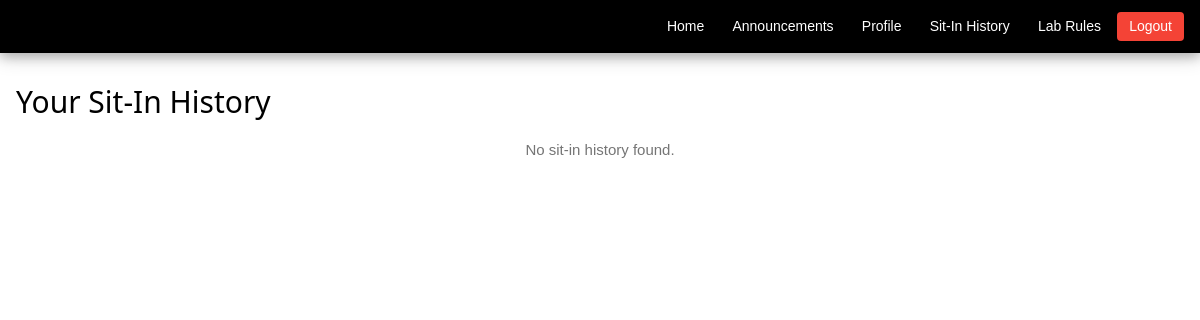
Page /student_sit_in_history (signed in) on the earlier database version.
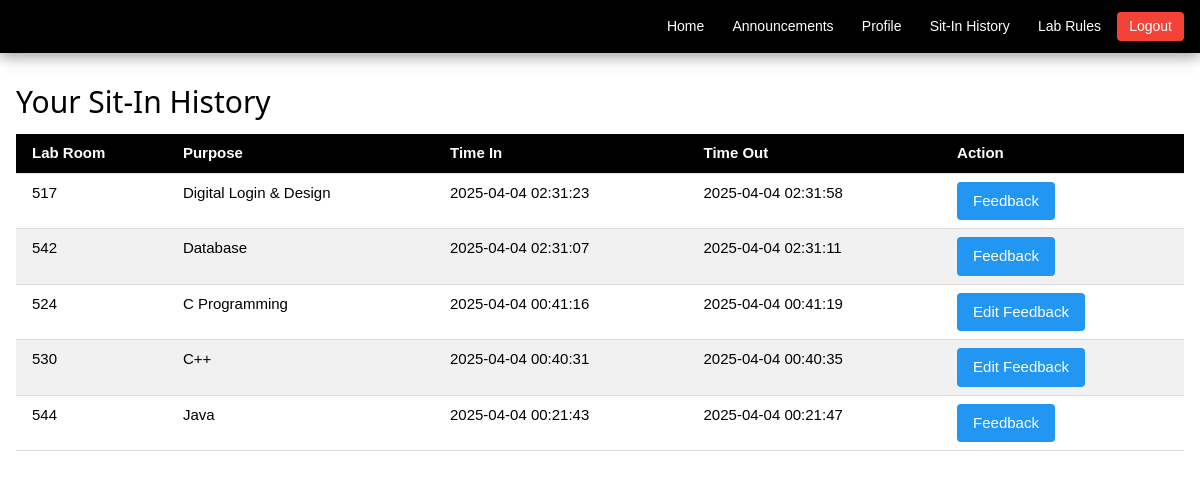
Same page on the later database version.
### tables this page shows
CREATE TABLE sit_in_records(
id integer primary key autoincrement,
student_idno integer,
lab_room text,
purpose text,
sit_in_time timestamp default current_timestamp, time_out timestamp, feedback TEXT,
foreign key (student_idno) references registration(idno));

### main.py (the view)
@app.route('/student_sit_in_history')
def student_sit_in_history():
    if 'username' not in session:
        flash("You must log in to view your sit-in history.", "error")
        return redirect(url_for('login'))
    student_idno = session.get('IDNO')
    conn = get_db()
    cursor = conn.cursor()
    cursor.execute("""
        SELECT sit_in_records.*, registration.Firstname, registration.Midname, registration.Lastname
        FROM sit_in_records
        JOIN registration ON sit_in_records.student_idno = registration.IDNO
        WHERE sit_in_records.student_idno = ?
        ORDER BY sit_in_records.sit_in_time DESC
    """, (student_idno,))
    sit_in_records = cursor.fetchall()
    close_db(conn)
    return render_template('student_sit_in_history.html', sit_in_records=sit_in_records)

### main.py (called while the page is built)
def get_db():
    conn = sqlite3.connect(DATABASE)
    conn.row_factory = sqlite3.Row
    return conn

@app.after_request
def after_request(response):
    response.headers['Cache-Control'] = 'no-cache, no-store, must-revalidate'
    return response

### templates/student_sit_in_history.html (shortened to what this page needs)
{% extends 'base.html' %}
{% block content %}
<div class="w3-bar w3-black w3-card-4" style="padding: 4px 0;">
    <div class="w3-bar-item w3-right" style="padding: 8px 16px;">
        <a href="/" class="w3-button w3-black w3-round" style="padding: 4px 12px; font-size: 14px;">Home</a>
        <a href="/announcements" class="w3-button w3-black w3-round" style="padding: 4px 12px; font-size: 14px;">Announcements</a>
        <a href="/edit_profile" class="w3-button w3-black w3-round" style="padding: 4px 12px; font-size: 14px;">Profile</a>
        <a href="/student_sit_in_history" class="w3-button w3-black w3-round" style="padding: 4px 12px; font-size: 14px;">Sit-In History</a>
        <a href="/lab_rules" class="w3-button w3-black w3-round" style="padding: 4px 12px; font-size: 14px;">Lab Rules</a>
        <a href="/logout" class="w3-button w3-red w3-round" style="padding: 4px 12px; font-size: 14px;">Logout</a>
    </div>
</div>
<div class="w3-container w3-margin-top">
    <h2>Your Sit-In History</h2>
    {% if sit_in_records %}
    <table class="w3-table w3-bordered w3-striped">
        <thead>
            <tr class="w3-black">
                <th>Lab Room</th>
                <th>Purpose</th>
                <th>Time In</th>
                <th>Time Out</th>
                <th>Action</th>
            </tr>
        </thead>
        <tbody>
            {% for record in sit_in_records %}
            <tr>
                <td>{{ record.lab_room }}</td>
                <td>{{ record.purpose }}</td>
                <td>{{ record.sit_in_time }}</td>
                <td>{{ record.time_out if record.time_out else 'Active' }}</td>
                <td>
                    <button onclick="openFeedbackModal('{{ record.id }}', `{{ record.feedback if record.feedback else '' }}`)"
                        class="w3-button w3-blue w3-round">
                        {{ 'Edit Feedback' if record.feedback else 'Feedback' }}
                    </button>
                </td>
            </tr>
            {% endfor %}
        </tbody>
    </table>
    {% else %}
    <p class="w3-center w3-text-grey">No sit-in history found.</p>
    {% endif %}
</div>
{% endblock %}

Differences in the rows shown:
added sit_in_records: lab_room "517", purpose "Digital Login & Design", sit_in_time "2025-04-04 02:31:23", time_out "2025-04-04 02:31:58", feedback "Feedback"
added sit_in_records: lab_room "542", purpose "Database", sit_in_time "2025-04-04 02:31:07", time_out "2025-04-04 02:31:11", feedback "Feedback"
added sit_in_records: lab_room "524", purpose "C Programming", sit_in_time "2025-04-04 00:41:16", time_out "2025-04-04 00:41:19", feedback "Edit Feedback"
added sit_in_records: lab_room "530", purpose "C++", sit_in_time "2025-04-04 00:40:31", time_out "2025-04-04 00:40:35", feedback "Edit Feedback"
added sit_in_records: lab_room "544", purpose "Java", sit_in_time "2025-04-04 00:21:43", time_out "2025-04-04 00:21:47", feedback "Feedback"
Other differences:
text no longer shown: "No sit-in history found."
text now shown: "Lab Room Purpose Time In Time Out Action"
